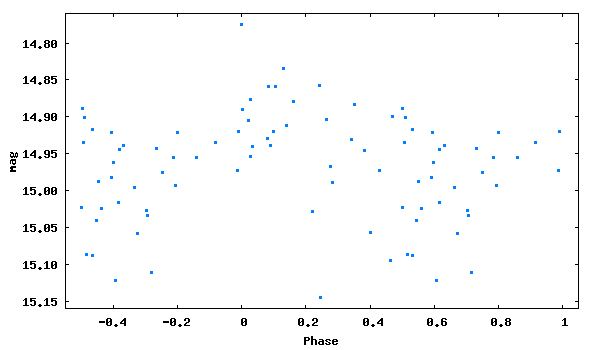

This chart was generated by the following gnuplot code:
set term png size 600,350 medium
set colors classic
set output 'phase_lc_17.png'
set xlabel 'Phase'
set ylabel 'mag'
#set title 'JDmax = 2447765.43500 + 0.4009310 x E'
set format y '%5.2f'
plot [-0.55:1.05][15.16:14.76] "phase_lc_17.dat" linecolor 3 pointtype 5 pointsize 0.3 title ""
